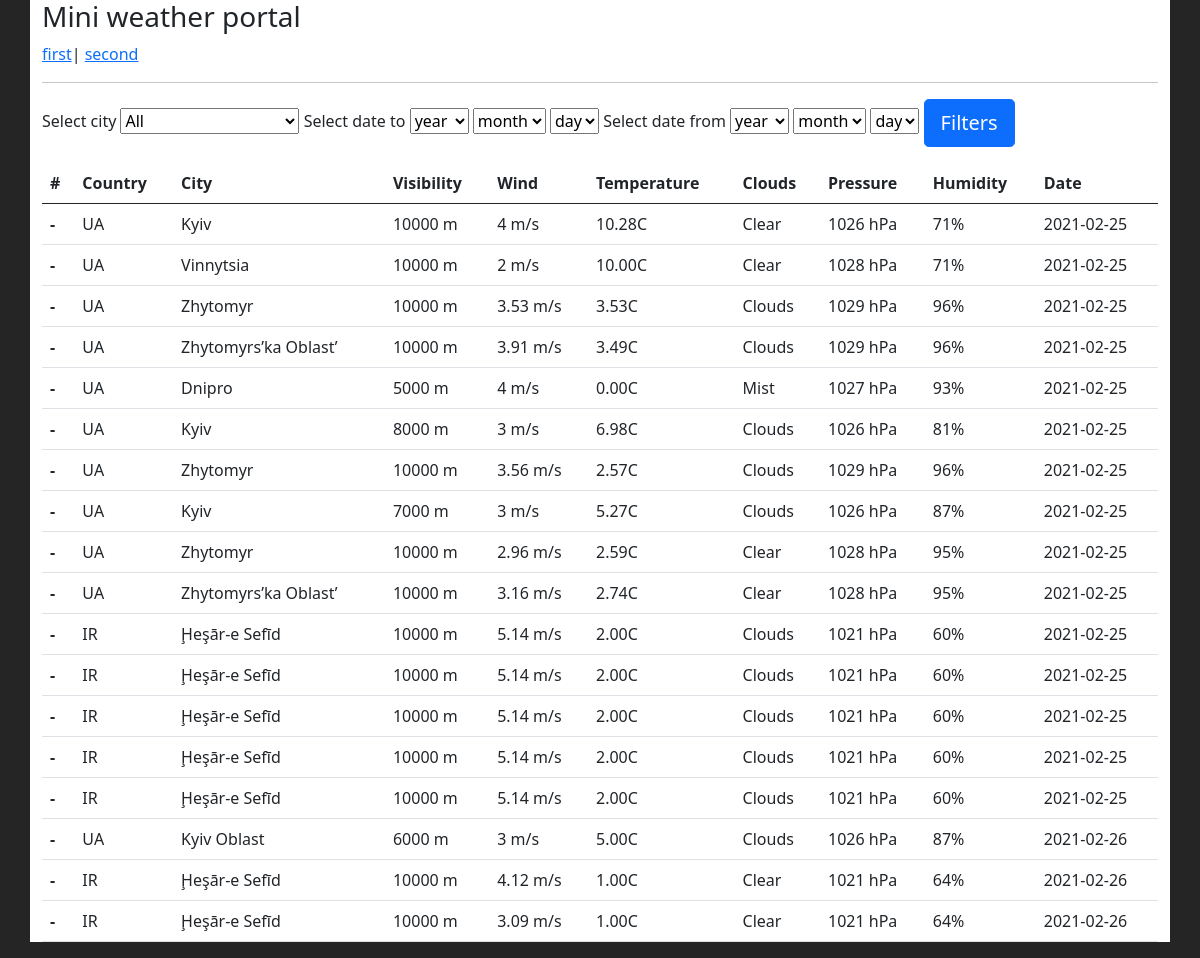
Page /sec on the committed database.
### tables this page shows
CREATE TABLE "weather" (
	"id"	INTEGER,
	"Country"	TEXT,
	"City"	TEXT,
	"Visibility"	TEXT,
	"Wind"	TEXT,
	"Temperature"	TEXT,
	"Clouds"	TEXT,
	"Pressure"	TEXT,
	"Humidity"	TEXT,
	"Date"	TEXT,
	PRIMARY KEY("id" AUTOINCREMENT)
);

### routes.py (the view)
@app.route('/sec', methods=['GET', 'POST'])
def all_weather():
    weather = db_conn.select_all()
    set_city = {i[2] for i in weather}
    return render_template('second.html', weather=weather, city=set_city)

### db_conn.py (called while the page is built)
def select_all():
    try:
        sqlite_connection = sqlite3.connect('static/weather_db.db')
        cursor = sqlite_connection.cursor()
        count = cursor.execute('SELECT * FROM weather')
        return list(count)
    except sqlite3.Error as error:
        print("Исключение", error.args)
        exc_type, exc_value, exc_tb = sys.exc_info()
        print(traceback.format_exception(exc_type, exc_value, exc_tb))
    finally:
        if (sqlite_connection):
            sqlite_connection.close()
            print("close db")

### templates/second.html (shortened to what this page needs)
{% extends "main_layout.html" %}
{% block content %}
<form method="post" action="{{url_for('all_weather_filter')}}">
  <p>Select city
    <select name='city'>
      <option selected>All</option>
    </select>
    Select date to
    <select name=year_from>
      <option selected>year</option>
    </select >
    <select name="month_from">
      <option selected>month</option>
    </select>
    <select name=day_from>
      <option selected>day</option>
    </select>
    Select date from
    <select name=year_to>
      <option selected>year</option>
    </select >
    <select name="month_to">
      <option selected>month</option>
    </select>
    <select name=day_to>
      <option selected>day</option>
    </select>
    <button class="btn btn-lg btn-primary btn-block" type="submit">Filters</button>
  </p>
</form>
{% if weather %}
<table class="table">
<thead>
  <tr>
    <th scope="col">#</th>
    <th scope="col">Country</th>
    <th scope="col">City</th>
    <th scope="col">Visibility</th>
    <th scope="col">Wind</th>
    <th scope="col">Temperature</th>
    <th scope="col">Clouds</th>
    <th scope="col">Pressure</th>
    <th scope="col">Humidity</th>
    <th scope="col">Date</th>
  </tr>
</thead>
<tbody>
  {% for el in weather %}
    <tr>
      <th scope="row">-</th>
      <td>{{el[1]}}</td>
      <td>{{el[2]}}</td>
      <td>{{el[3]}} m</td>
      <td>{{el[4]}} m/s</td>
      <td>{{el[5]}}C</td>
      <td>{{el[6]}}</td>
      <td>{{el[7]}} hPa</td>
      <td>{{el[8]}}%</td>
      <td>{{el[9]}}</td>
    </tr>
  {% endfor %}
</tbody>
</table>
{% endif %}
{% endblock %}

### templates/main_layout.html (shortened to what this page needs)
<!DOCTYPE html>
<html lang="" >
  <head>
    <link href="https://cdnjs.cloudflare.com/ajax/libs/select2/4.0.1/css/select2.min.css" rel="stylesheet"/>
    <link href="https://cdn.jsdelivr.net/npm/bootstrap@5.0.0-beta2/dist/css/bootstrap.min.css" rel="stylesheet">
  </head>
  <body style="background-color:#252525">
    <div class="container" style="background-color:White">
      <header class="page-header">
        <div clas="container-fluid">
          <h3>Mini weather portal</h3>
            <nav><a href='/'>first</a>|
              <a href='/sec'>second</a>
            </nav>
          <hr></hr>
        </div>
      </header>
      <main>
        {% block content %}
        {% endblock %}
      </main>
    </div>
  </body>
</html>

### rows in the picture
weather: Country "UA", City "Kyiv", Visibility "10000", Wind "4", Temperature "10.28", Clouds "Clear", Pressure "1026", Humidity "71", Date "2021-02-25"
weather: Country "UA", City "Vinnytsia", Visibility "10000", Wind "2", Temperature "10.00", Clouds "Clear", Pressure "1028", Humidity "71", Date "2021-02-25"
weather: Country "UA", City "Zhytomyr", Visibility "10000", Wind "3.53", Temperature "3.53", Clouds "Clouds", Pressure "1029", Humidity "96", Date "2021-02-25"
weather: Country "UA", City "Zhytomyrs’ka Oblast’", Visibility "10000", Wind "3.91", Temperature "3.49", Clouds "Clouds", Pressure "1029", Humidity "96", Date "2021-02-25"
weather: Country "UA", City "Dnipro", Visibility "5000", Wind "4", Temperature "0.00", Clouds "Mist", Pressure "1027", Humidity "93", Date "2021-02-25"
weather: Country "UA", City "Kyiv", Visibility "8000", Wind "3", Temperature "6.98", Clouds "Clouds", Pressure "1026", Humidity "81", Date "2021-02-25"
weather: Country "UA", City "Zhytomyr", Visibility "10000", Wind "3.56", Temperature "2.57", Clouds "Clouds", Pressure "1029", Humidity "96", Date "2021-02-25"
weather: Country "UA", City "Kyiv", Visibility "7000", Wind "3", Temperature "5.27", Clouds "Clouds", Pressure "1026", Humidity "87", Date "2021-02-25"
weather: Country "UA", City "Zhytomyr", Visibility "10000", Wind "2.96", Temperature "2.59", Clouds "Clear", Pressure "1028", Humidity "95", Date "2021-02-25"
weather: Country "UA", City "Zhytomyrs’ka Oblast’", Visibility "10000", Wind "3.16", Temperature "2.74", Clouds "Clear", Pressure "1028", Humidity "95", Date "2021-02-25"
weather: Country "IR", City "Ḩeşār-e Sefīd", Visibility "10000", Wind "5.14", Temperature "2.00", Clouds "Clouds", Pressure "1021", Humidity "60", Date "2021-02-25"
weather: Country "IR", City "Ḩeşār-e Sefīd", Visibility "10000", Wind "5.14", Temperature "2.00", Clouds "Clouds", Pressure "1021", Humidity "60", Date "2021-02-25"
weather: Country "IR", City "Ḩeşār-e Sefīd", Visibility "10000", Wind "5.14", Temperature "2.00", Clouds "Clouds", Pressure "1021", Humidity "60", Date "2021-02-25"
weather: Country "IR", City "Ḩeşār-e Sefīd", Visibility "10000", Wind "5.14", Temperature "2.00", Clouds "Clouds", Pressure "1021", Humidity "60", Date "2021-02-25"
weather: Country "IR", City "Ḩeşār-e Sefīd", Visibility "10000", Wind "5.14", Temperature "2.00", Clouds "Clouds", Pressure "1021", Humidity "60", Date "2021-02-25"
weather: Country "UA", City "Kyiv Oblast", Visibility "6000", Wind "3", Temperature "5.00", Clouds "Clouds", Pressure "1026", Humidity "87", Date "2021-02-26"
weather: Country "IR", City "Ḩeşār-e Sefīd", Visibility "10000", Wind "4.12", Temperature "1.00", Clouds "Clear", Pressure "1021", Humidity "64", Date "2021-02-26"
weather: Country "IR", City "Ḩeşār-e Sefīd", Visibility "10000", Wind "3.09", Temperature "1.00", Clouds "Clear", Pressure "1021", Humidity "64", Date "2021-02-26"
